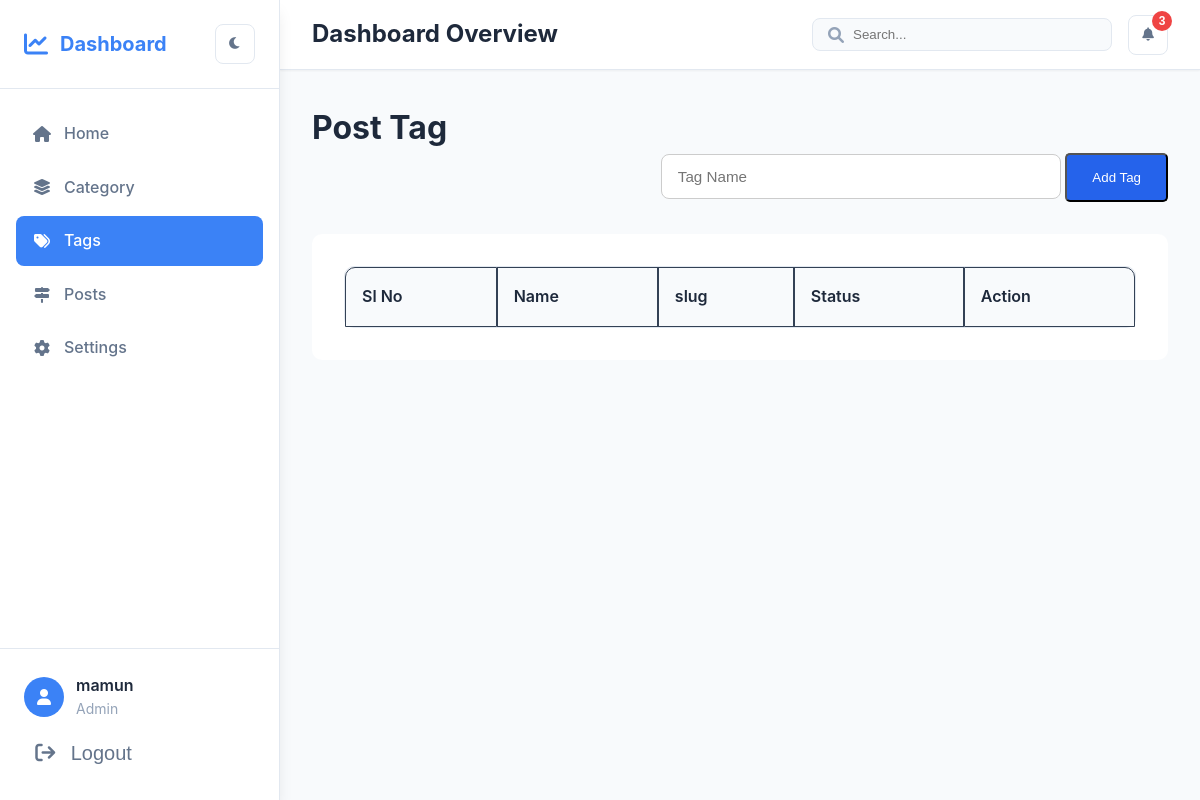
Page /backend/tags/ (signed in) on the earlier database version.
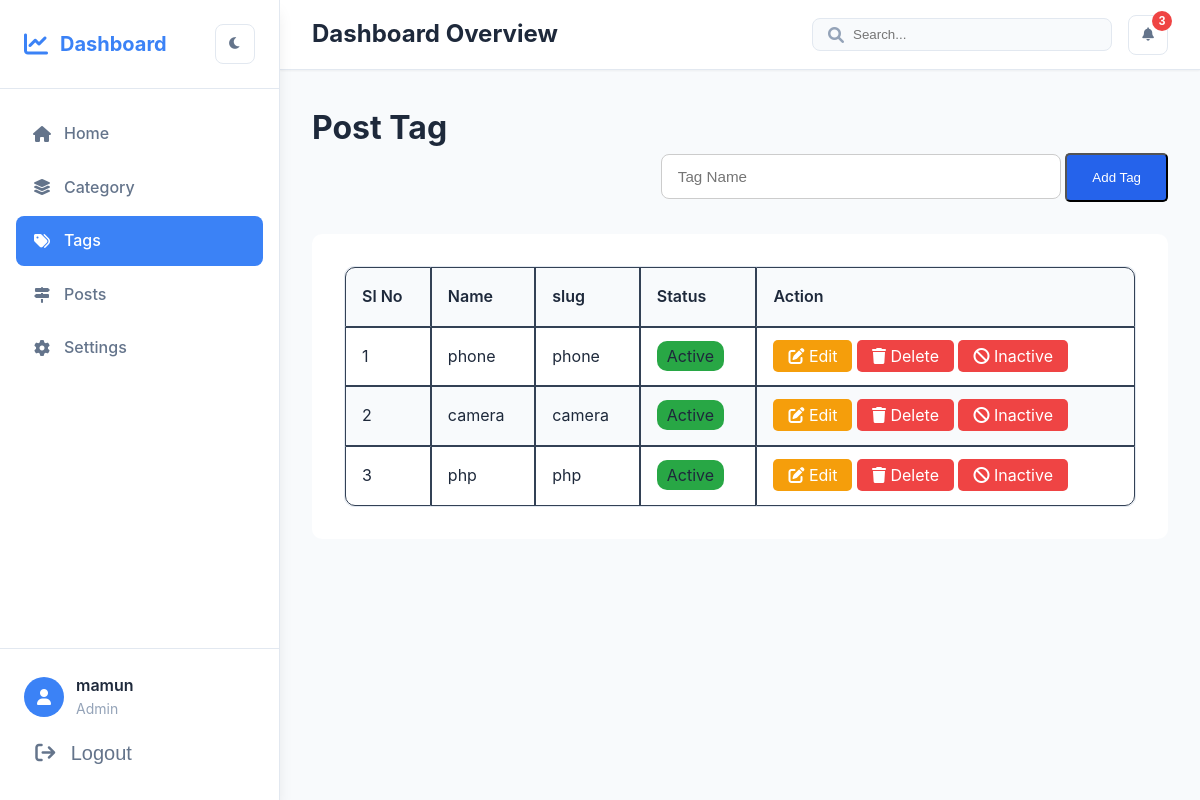
Same page on the later database version.
### blog/models.py (models this page shows, shortened)
class Tag(models.Model):
    name = models.CharField(max_length=200)
    slug = models.SlugField(max_length=200, unique=True)
    active = models.BooleanField(default=True)
    created_at = models.DateTimeField(auto_now_add=True)
    updated_at = models.DateTimeField(auto_now=True)
    class Meta:
        ordering = ['-created_at']

### blog/views.py (the view, shortened to what this page needs)
# urls.py: path('backend/tags/', views.tags_list, name='tags_list'),
@login_required(login_url='login')
def tags_list(request):
    tags = Tag.objects.all()
    context = {
        'tags': tags
    }
    return render(request, 'post_tags/tags_list.html', context)

### blog/templates/post_tags/tags_list.html (shortened to what this page needs)
{% extends 'dashboard.html' %}
{% load static %}
{% block content %}
    <h1>Post Tag</h1>
    <div class="btn_container">
        <form method="POST">
            <input type="text" name="name" value="{{ tag.name }}" class="input-text" placeholder="Tag Name" required>
            <button type="submit" class="btn-primary">
                {% if tag.id %}
                    Update Tag
                {% else %}
                    Add Tag
                {% endif %}
            </button>
        </form>
    </div>
    <div class="post_container">
        <table class="table_border_radius">
            <thead>
                <th>Sl No</th>
                <th>Name</th>
                <th>slug</th>
                <th>Status</th>
                <th>Action</th>
            </thead>
            <tbody>
                {% for tag in tags %}
                    <tr>
                        <td>
                            {{ forloop.counter }}
                        </td>
                        <td>
                            {{ tag.name }}
                        </td>
                        <td>
                            {{ tag.slug }}
                        </td>
                        <td>
                            {% if tag.active == True %}
                                <span class="badge bg-success">Active</span>
                            {% else %}
                                <span class="badge bg-danger">Inactive</span>
                            {% endif %}
                        </td>
                        <td>
                            <a href="{% url 'tags_update' tag.id %}" class="edit_btn"><i class="fa fa-edit"></i> Edit</a>
                            <a href="{% url 'tags_delete' tag.id %}" class="delete_btn"><i class="fa fa-trash"></i> Delete</a>
                            {% if tag.active == True %}
                                <a href="{% url 'tags_inactive' tag.id %}" class="delete_btn"><i class="fa fa-ban"></i> Inactive</a>
                            {% else %}
                                <a href="{% url 'tags_active' tag.id %}" class="btn-success"><i class="fa fa-check"></i> Active</a>
                            {% endif %}
                        </td>
                    </tr>
                {% endfor %}
            </tbody>
        </table>
    </div>
{% endblock content %}

Differences in the rows shown:
added Tag: name "phone", slug "phone", active "Active"
added Tag: name "camera", slug "camera", active "Active"
added Tag: name "php", slug "php", active "Active"
